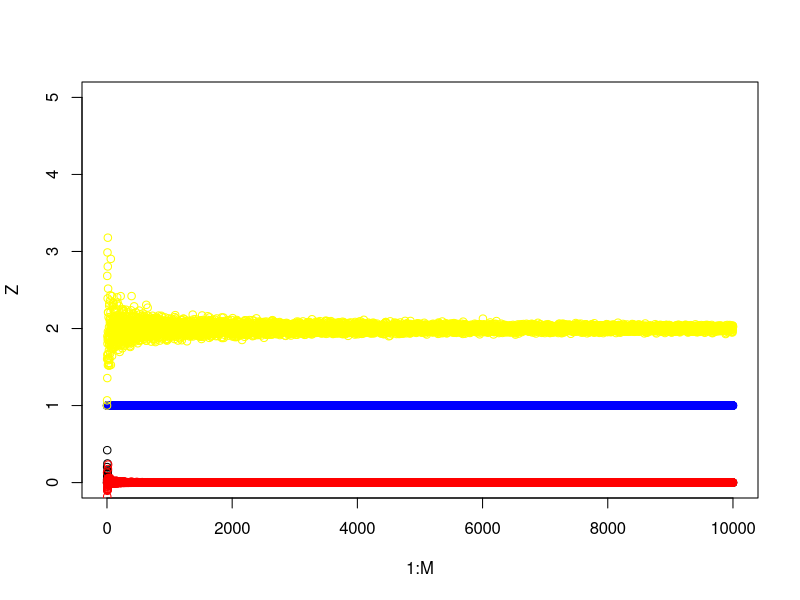

R code for this plot:
nlist=c(10^1,10^2,10^3,10^4,10^5,10^6)

for( n in nlist){
X=rgamma(n, shape = 1)
W=X/sum(X)
res1 = W[1]-1/n
res2 = sum((W-1/n)^2)
print(c(res1, res2))
}

M=10^4
Y=Z=Q1=Q2=rep(0,M)
for(n in 1:M){
  X=rgamma(n, shape = 1)
  W=X/sum(X)
  Y[n] = W[1]-1/n
  Z[n] = sum((W-1/n)^2)
  Q1[n] = mean((n*W))
  Q2[n] = mean((n*W)^2)
}


plot(1:M, Z, ylim=c(0,5))
points(1:M, Y, col='red')
points(1:M, Q1, col='blue')
points(1:M, Q2, col='yellow')





